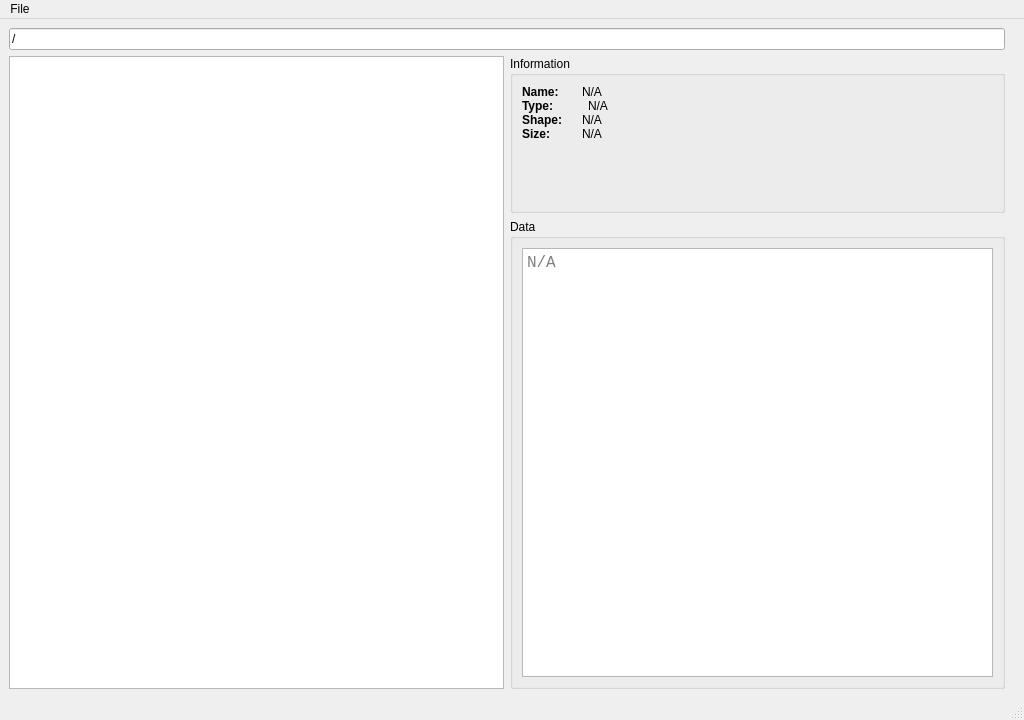
<?xml version="1.0" encoding="UTF-8"?>
<ui version="4.0">
 <class>MainWindow</class>
 <widget class="QMainWindow" name="MainWindow">
  <property name="geometry">
   <rect>
    <x>0</x>
    <y>0</y>
    <width>1024</width>
    <height>720</height>
   </rect>
  </property>
  <property name="windowTitle">
   <string>HDF5 Inspector</string>
  </property>
  <widget class="QWidget" name="centralwidget">
   <layout class="QHBoxLayout" name="horizontalLayout" stretch="0">
    <item>
     <layout class="QVBoxLayout" name="verticalLayout_3">
      <property name="rightMargin">
       <number>10</number>
      </property>
      <item>
       <widget class="QLineEdit" name="tbPath">
        <property name="text">
         <string>/</string>
        </property>
        <property name="readOnly">
         <bool>true</bool>
        </property>
       </widget>
      </item>
      <item>
       <layout class="QHBoxLayout" name="horizontalLayout_7">
        <item>
         <widget class="QTreeView" name="treeView">
          <property name="maximumSize">
           <size>
            <width>500</width>
            <height>16777215</height>
           </size>
          </property>
          <property name="contextMenuPolicy">
           <enum>Qt::CustomContextMenu</enum>
          </property>
          <property name="editTriggers">
           <set>QAbstractItemView::NoEditTriggers</set>
          </property>
          <property name="sortingEnabled">
           <bool>false</bool>
          </property>
          <attribute name="headerVisible">
           <bool>false</bool>
          </attribute>
         </widget>
        </item>
        <item>
         <layout class="QVBoxLayout" name="verticalLayout" stretch="1,3">
          <property name="spacing">
           <number>6</number>
          </property>
          <property name="rightMargin">
           <number>0</number>
          </property>
          <item>
           <widget class="QGroupBox" name="gbInfo">
            <property name="title">
             <string>Information</string>
            </property>
            <layout class="QVBoxLayout" name="verticalLayout_2">
             <property name="spacing">
              <number>0</number>
             </property>
             <item>
              <layout class="QHBoxLayout" name="horizontalLayout_2" stretch="0,0">
               <property name="topMargin">
                <number>0</number>
               </property>
               <item>
                <widget class="QLabel" name="label">
                 <property name="maximumSize">
                  <size>
                   <width>60</width>
                   <height>60</height>
                  </size>
                 </property>
                 <property name="font">
                  <font>
                   <weight>75</weight>
                   <bold>true</bold>
                  </font>
                 </property>
                 <property name="text">
                  <string>Name:</string>
                 </property>
                </widget>
               </item>
               <item>
                <widget class="QLabel" name="lblName">
                 <property name="maximumSize">
                  <size>
                   <width>16777215</width>
                   <height>16777215</height>
                  </size>
                 </property>
                 <property name="text">
                  <string>N/A</string>
                 </property>
                </widget>
               </item>
              </layout>
             </item>
             <item>
              <layout class="QHBoxLayout" name="horizontalLayout_3">
               <property name="spacing">
                <number>6</number>
               </property>
               <property name="topMargin">
                <number>0</number>
               </property>
               <item>
                <widget class="QLabel" name="label_2">
                 <property name="maximumSize">
                  <size>
                   <width>60</width>
                   <height>16777215</height>
                  </size>
                 </property>
                 <property name="font">
                  <font>
                   <weight>75</weight>
                   <bold>true</bold>
                  </font>
                 </property>
                 <property name="text">
                  <string>Type:</string>
                 </property>
                </widget>
               </item>
               <item>
                <widget class="QLabel" name="lblType">
                 <property name="text">
                  <string>N/A</string>
                 </property>
                </widget>
               </item>
              </layout>
             </item>
             <item>
              <layout class="QHBoxLayout" name="horizontalLayout_4">
               <property name="topMargin">
                <number>0</number>
               </property>
               <item>
                <widget class="QLabel" name="label_3">
                 <property name="maximumSize">
                  <size>
                   <width>60</width>
                   <height>16777215</height>
                  </size>
                 </property>
                 <property name="font">
                  <font>
                   <weight>75</weight>
                   <bold>true</bold>
                  </font>
                 </property>
                 <property name="text">
                  <string>Shape:</string>
                 </property>
                </widget>
               </item>
               <item>
                <widget class="QLabel" name="lblShape">
                 <property name="text">
                  <string>N/A</string>
                 </property>
                </widget>
               </item>
              </layout>
             </item>
             <item>
              <layout class="QHBoxLayout" name="horizontalLayout_6">
               <property name="topMargin">
                <number>0</number>
               </property>
               <item>
                <widget class="QLabel" name="label_4">
                 <property name="maximumSize">
                  <size>
                   <width>60</width>
                   <height>16777215</height>
                  </size>
                 </property>
                 <property name="font">
                  <font>
                   <weight>75</weight>
                   <bold>true</bold>
                  </font>
                 </property>
                 <property name="text">
                  <string>Size:</string>
                 </property>
                </widget>
               </item>
               <item>
                <widget class="QLabel" name="lblSize">
                 <property name="text">
                  <string>N/A</string>
                 </property>
                </widget>
               </item>
              </layout>
             </item>
             <item>
              <spacer name="verticalSpacer">
               <property name="orientation">
                <enum>Qt::Vertical</enum>
               </property>
               <property name="sizeHint" stdset="0">
                <size>
                 <width>20</width>
                 <height>40</height>
                </size>
               </property>
              </spacer>
             </item>
            </layout>
           </widget>
          </item>
          <item>
           <widget class="QGroupBox" name="gbData">
            <property name="title">
             <string>Data</string>
            </property>
            <layout class="QHBoxLayout" name="horizontalLayout_5">
             <item>
              <widget class="QPlainTextEdit" name="txtData">
               <property name="font">
                <font>
                 <family>Consolas</family>
                 <pointsize>12</pointsize>
                </font>
               </property>
               <property name="readOnly">
                <bool>true</bool>
               </property>
               <property name="placeholderText">
                <string>N/A</string>
               </property>
              </widget>
             </item>
            </layout>
           </widget>
          </item>
         </layout>
        </item>
       </layout>
      </item>
     </layout>
    </item>
   </layout>
  </widget>
  <widget class="QMenuBar" name="menubar">
   <property name="geometry">
    <rect>
     <x>0</x>
     <y>0</y>
     <width>1024</width>
     <height>24</height>
    </rect>
   </property>
   <widget class="QMenu" name="menuFile">
    <property name="title">
     <string>File</string>
    </property>
    <widget class="QMenu" name="menuImport">
     <property name="title">
      <string>Import...</string>
     </property>
     <addaction name="actionImportMAT"/>
    </widget>
    <addaction name="actionOpen"/>
    <addaction name="menuImport"/>
    <addaction name="separator"/>
    <addaction name="actionExit"/>
   </widget>
   <addaction name="menuFile"/>
  </widget>
  <widget class="QStatusBar" name="statusbar"/>
  <action name="actionExit">
   <property name="text">
    <string>Exit</string>
   </property>
  </action>
  <action name="actionOpen">
   <property name="text">
    <string>Open</string>
   </property>
  </action>
  <action name="actionImportMAT">
   <property name="text">
    <string>Matlab MAT file</string>
   </property>
  </action>
 </widget>
 <resources/>
 <connections/>
</ui>
